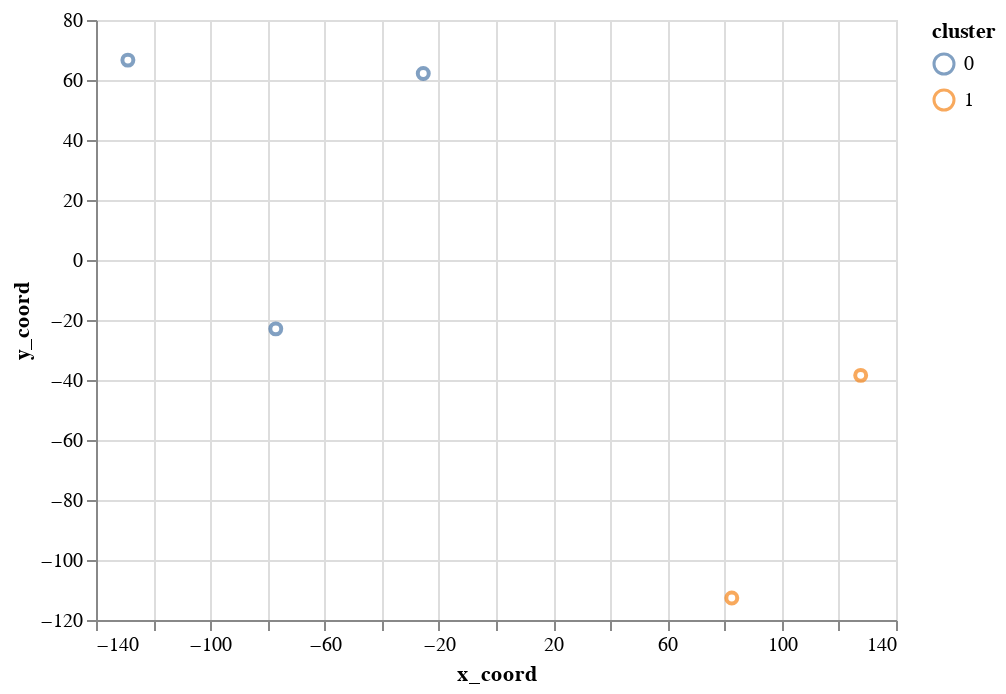

This figure's notebook cell:
### Code cell
## visualização

X_embedded = TSNE(n_components=2, learning_rate='auto', metric='precomputed', init='random', perplexity=3).fit_transform(X)
X_embedded.shape

df_cl_3 = pd.DataFrame({ 
                'name': idx,
                'x_coord': X_embedded[:,0], 
                'y_coord': X_embedded[:,1],
                'cluster': [str(i) for i in labels]
                })

chart = alt.Chart(df_cl_3).mark_point().encode(
    x='x_coord', 
    y='y_coord',
    color='cluster',
    tooltip='name'
).interactive()

chart

### Figure 1 — Vega-Lite specification as saved in the notebook (floating-point values rounded to 4 significant figures)
{"config": {"view": {"continuousWidth": 400, "continuousHeight": 300}}, "data": {"name": "data-5d2977f3ec22c89e6f2ecbf7fd3b1973"}, "mark": "point", "encoding": {"color": {"field": "cluster", "type": "nominal"}, "tooltip": {"field": "name", "type": "quantitative"}, "x": {"field": "x_coord", "type": "quantitative"}, "y": {"field": "y_coord", "type": "quantitative"}}, "selection": {"selector008": {"type": "interval", "bind": "scales", "encodings": ["x", "y"]}}, "$schema": "https://vega.github.io/schema/vega-lite/v4.17.0.json", "datasets": {"data-5d2977f3ec22c89e6f2ecbf7fd3b1973": [{"name": 14, "x_coord": 127.6, "y_coord": -38.46, "cluster": "1"}, {"name": 27, "x_coord": -25.46, "y_coord": 62.17, "cluster": "0"}, {"name": 33, "x_coord": -128.8, "y_coord": 66.63, "cluster": "0"}, {"name": 51, "x_coord": -77.08, "y_coord": -22.95, "cluster": "0"}, {"name": 58, "x_coord": 82.52, "y_coord": -112.7, "cluster": "1"}]}}
